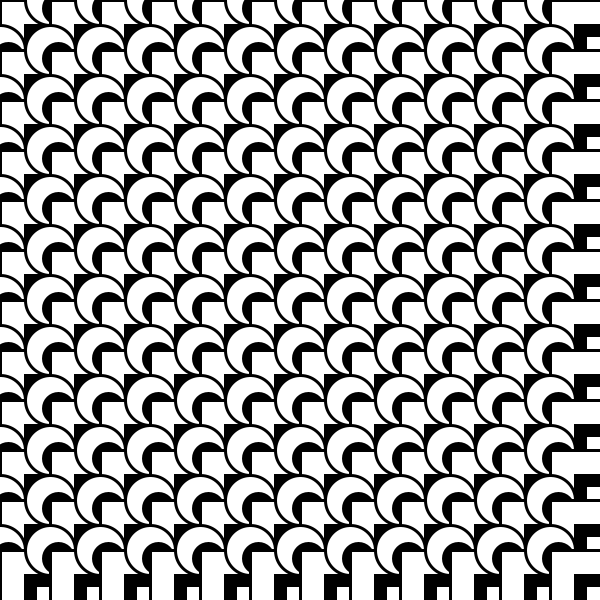
Frame 1 (no input)
Frame 2 (the mouse pressed at the canvas centre, redrawn once): identical to frame 1, image omitted

The Processing sketch that drew this single still picture (run headless with seeded random() and noise(); the mouse was pressed at the canvas centre and the sketch redrawn once):

// Processing sketch: processing_143648
// ── processing_143648.pde

void setup() {
  size(600, 600);
  background(255);
  noLoop();
  smooth();
}

void draw() {
  stroke(0);
  for (int i = 0; i < width; i = i + 50) {
    for (int j = 0; j < height; j = j +50) {
      strokeWeight(3);
      fill(255);
      ellipse(i, j, 50, 50);
      fill(0);
      ellipse(i+8, j+8, 30, 30);
      fill(255);
      rect(i, j, 100, 100);
      fill(0);
      rect(i+25, j+25, 50, 50);
      fill(255);
      rect(i+35, j+35, 30, 30);
    }
  }
}
